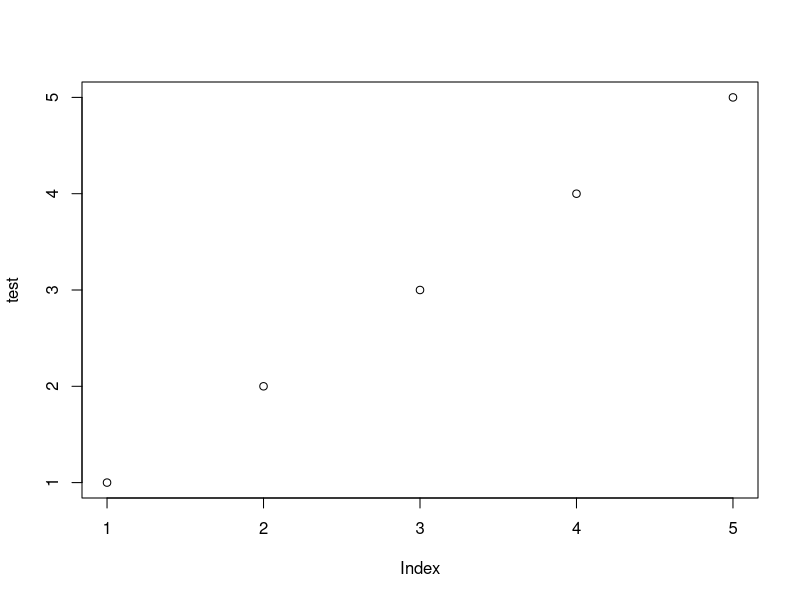

Write the R code that produced this figure. (Note: this script raises an error after producing the figure.)
#testing testing
test = c(1,2,3,4,5)

plot(test)

getwd()
setwd("/Users/eamon/Library/Mobile Documents/com~apple~CloudDocs/Documents/Important/Academia/GLOFOR/AgroParisTech/Kourou/Computer Tools/GIT/")
getwd()
setwd("/Users/eamon/Library/Mobile Documents/com~apple~CloudDocs/Documents/Important/Academia/GLOFOR/AgroParisTech/Kourou/Linear Modelling/R Projects/test")
testing 